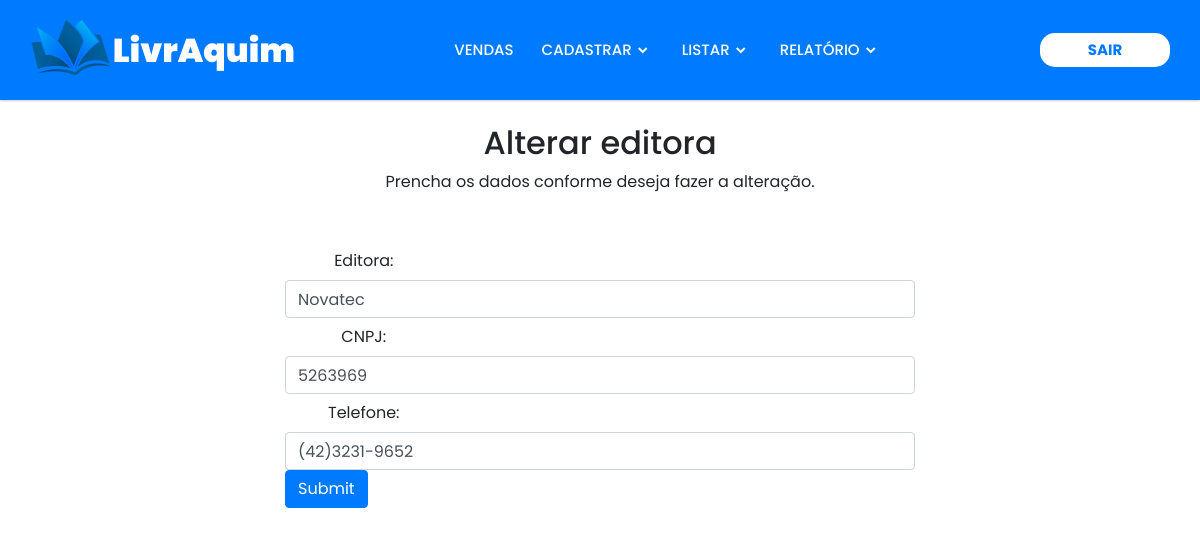
Screenshot of /view/form_alteraEditora.php?id_editora=1 (signed in) with the database file from the repository.
### tables this page shows
CREATE TABLE editora(
id_editora INTEGER NOT NULL PRIMARY KEY AUTO_INCREMENT,
nome VARCHAR(255),
cnpj VARCHAR(255),
telefone VARCHAR(255));

### controle/editora.php (called while the page is built, shortened)
<?php
require_once  ("../banco/Banco.php");
require_once  ("classes/Editora.php");
function retornaEditora($id_editora){
    $editora = new Editora();
    return $editora->getEditora($id_editora);
}
?>

### controle/classes/Editora.php (called while the page is built, shortened)
<?php
  require_once('../banco/Banco.php');
  class Editora{
    public $banco;
    public function __construct(){
      $this->banco = new Banco();
    }
    public function getEditora($id_editora){
      $sql = "SELECT*FROM editora WHERE id_editora=$id_editora";
      $resultado = $this->banco->consultar($sql);
      return $resultado;
    }
  }
?>

### banco/Banco.php (called while the page is built, shortened)
<?php
class Banco extends PDO{
    public $conex;
    public function __construct(){
        $this->conex = new PDO('mysql:host=localhost;dbname=livraria',"root","",array(PDO::MYSQL_ATTR_INIT_COMMAND => "SET NAMES utf8"));
    }
    public function consultar($sql){
		$resultado=$this->conex->query($sql);
		$num_linhas=$resultado->rowCount();
		if($num_linhas==1){
			return $resultado->fetch(PDO::FETCH_ASSOC);
		}
        elseif($num_linhas>1){
			return $resultado;
		}
		else{
			return false;
		}
	}
}
?>

### view/form_alteraEditora.php (the view, shortened to what this page needs)
<?php
  require_once("../controle/login.php");
  require_once("cabecalho.php");
?>
<!DOCTYPE html>
<html lang="pt">
  <head>
    <link rel="stylesheet" href="https://stackpath.bootstrapcdn.com/bootstrap/4.1.3/css/bootstrap.min.css">
    <link rel="stylesheet" href="../css/listar.css">
  </head>
  <body>
    <div id="listarCentro">
      <div class="text-center mt-4 mb-5">
        <h2>Alterar editora</h2>
        <p>Prencha os dados conforme deseja fazer a alteração.</p>
      </div>
        <?php
          require_once("../controle/editora.php");
          $id_editora = $_GET['id_editora'];
          $editora = retornaEditora($id_editora);
        ?>
        <form action="../controle/editora.php" method="POST">
          <div class="form-group row text-center">
            <label class="col-sm-3 col-form-label">Editora:</label>
            <input type="text" class="form-control" name="nome" value="<?php echo $editora['nome']; ?>">
            <label class="col-sm-3 col-form-label">CNPJ:</label>
            <input type="text" class="form-control" name="cnpj" value="<?php echo $editora['cnpj']; ?>">
            <label class="col-sm-3 col-form-label">Telefone:</label>
            <input type="text" class="form-control" name="telefone" value="<?php echo $editora['telefone']; ?>">
            <input type="submit" name="Enviar" class="btn btn-primary">
            </div>
        </div>
  </body>

### css/cabecalho.css (style rules this page uses)
* { margin: 0; padding: 0; box-sizing: border-box; font-family: 'Poppins', sans-serif; }

### css/listar.css (style rules this page uses)
#listarCentro { width: 50%; margin: 0 auto; }

### rows the page displays
editora: nome "Novatec", cnpj "5263969", telefone "(42)3231-9652"
